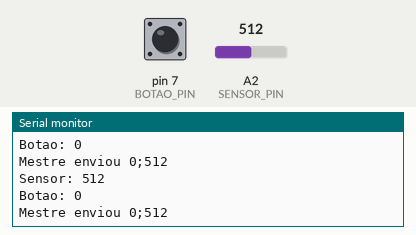
A program run on a simulated Arduino Mega 2560, built with avr-gcc and run on an emulated ATmega2560. Parts: the last lines printed to the serial monitor. The test bench sets the inputs (shaded band); at power-on: A2 (SENSOR_PIN) = 512, pin 7 (BOTAO_PIN) LOW.

Above: at 1.2 s.
1.3 s: A2 (SENSOR_PIN) set to 716
At 1.55 s:
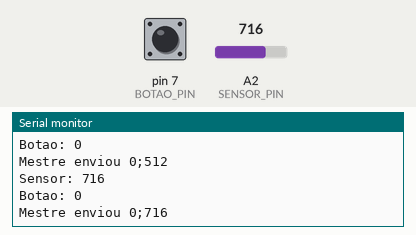
4.3 s: pin 7 (BOTAO_PIN) pulled HIGH for 0.2 s
At 4.52 s:
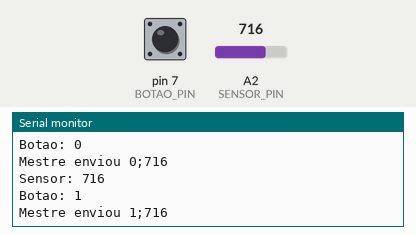
7.5 s: A2 (SENSOR_PIN) set to 900
At 7.8 s:
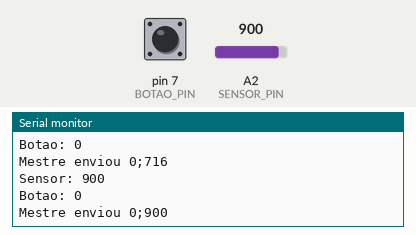
9.0 s: pin 7 (BOTAO_PIN) pulled HIGH for 1 s
At 9.2 s:
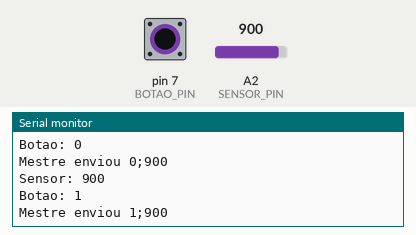
Timing chart, 0 to 12.0 s (numbered marks = the images above; inputs shaded):
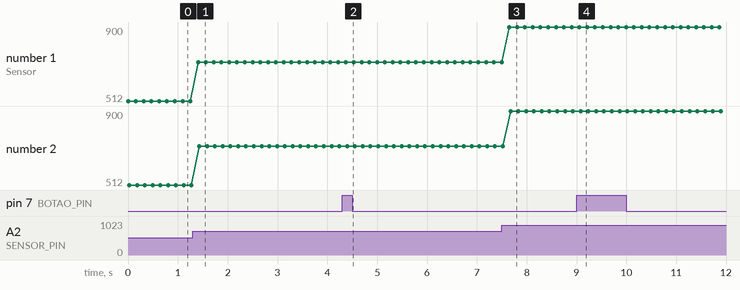

The program:

main.cpp
```cpp
#include <Arduino.h>
#include <SoftwareSerial.h>

#define SENSOR_PIN A2 // por padrao é input
#define BOTAO_PIN 7

SoftwareSerial slave(10, 11);

String msg;
int sensorVal = 0, botaoVal = 0;
int oldSensorVal = 0;
int oldBotaoVal = 0;

void setup() {
  // put your setup code here, to run once:
  Serial.begin(9600);
  slave.begin(9600);
  pinMode(BOTAO_PIN, INPUT);
  pinMode(SENSOR_PIN, INPUT);
}

void loop() {
  // put your main code here, to run repeatedly:
  sensorVal = analogRead(SENSOR_PIN);
  botaoVal = digitalRead(BOTAO_PIN);
  Serial.print("Sensor: ");
  Serial.println(sensorVal);
  Serial.print("Botao: ");
  Serial.println(botaoVal);

  oldSensorVal = sensorVal;
  oldBotaoVal = botaoVal;

  String msgToSend = String(botaoVal) + ";" + String(sensorVal);
  slave.print(msgToSend);
  Serial.print("Mestre enviou ");
  Serial.println(msgToSend);

  delay(150);
}
```

Measured:
- after the input at 1.3 s, the serial monitor: prints a new line after 0.11 s (image 1)
- after the input at 4.3 s, the serial monitor: prints a new line after 0.09 s (image 2)
- after the input at 7.5 s, the serial monitor: prints a new line after 0.15 s (image 3)
- after the input at 9.0 s, the serial monitor: prints a new line after 0.07 s (image 4)
- plotted number 1: 512 → 716 after the input at 1.3 s, 716 → 900 after the input at 7.5 s
- plotted number 2: 512 → 716 after the input at 1.3 s, 716 → 900 after the input at 7.5 s
